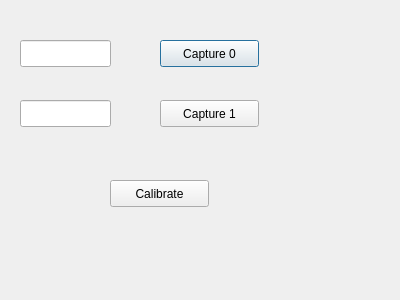
<?xml version="1.0" encoding="UTF-8"?>
<ui version="4.0">
 <class>calibrate</class>
 <widget class="QDialog" name="calibrate">
  <property name="geometry">
   <rect>
    <x>0</x>
    <y>0</y>
    <width>400</width>
    <height>300</height>
   </rect>
  </property>
  <property name="windowTitle">
   <string>Auto Calibration</string>
  </property>
  <widget class="QLineEdit" name="target0LocZ">
   <property name="geometry">
    <rect>
     <x>20</x>
     <y>40</y>
     <width>91</width>
     <height>27</height>
    </rect>
   </property>
  </widget>
  <widget class="QLineEdit" name="target1LocZ">
   <property name="geometry">
    <rect>
     <x>20</x>
     <y>100</y>
     <width>91</width>
     <height>27</height>
    </rect>
   </property>
  </widget>
  <widget class="QPushButton" name="captureTarget0Button">
   <property name="geometry">
    <rect>
     <x>160</x>
     <y>40</y>
     <width>99</width>
     <height>27</height>
    </rect>
   </property>
   <property name="text">
    <string>Capture 0</string>
   </property>
  </widget>
  <widget class="QPushButton" name="captureTarget1Button">
   <property name="geometry">
    <rect>
     <x>160</x>
     <y>100</y>
     <width>99</width>
     <height>27</height>
    </rect>
   </property>
   <property name="text">
    <string>Capture 1</string>
   </property>
  </widget>
  <widget class="QPushButton" name="calibrateButton">
   <property name="geometry">
    <rect>
     <x>110</x>
     <y>180</y>
     <width>99</width>
     <height>27</height>
    </rect>
   </property>
   <property name="text">
    <string>Calibrate</string>
   </property>
  </widget>
 </widget>
 <resources/>
 <connections/>
</ui>
